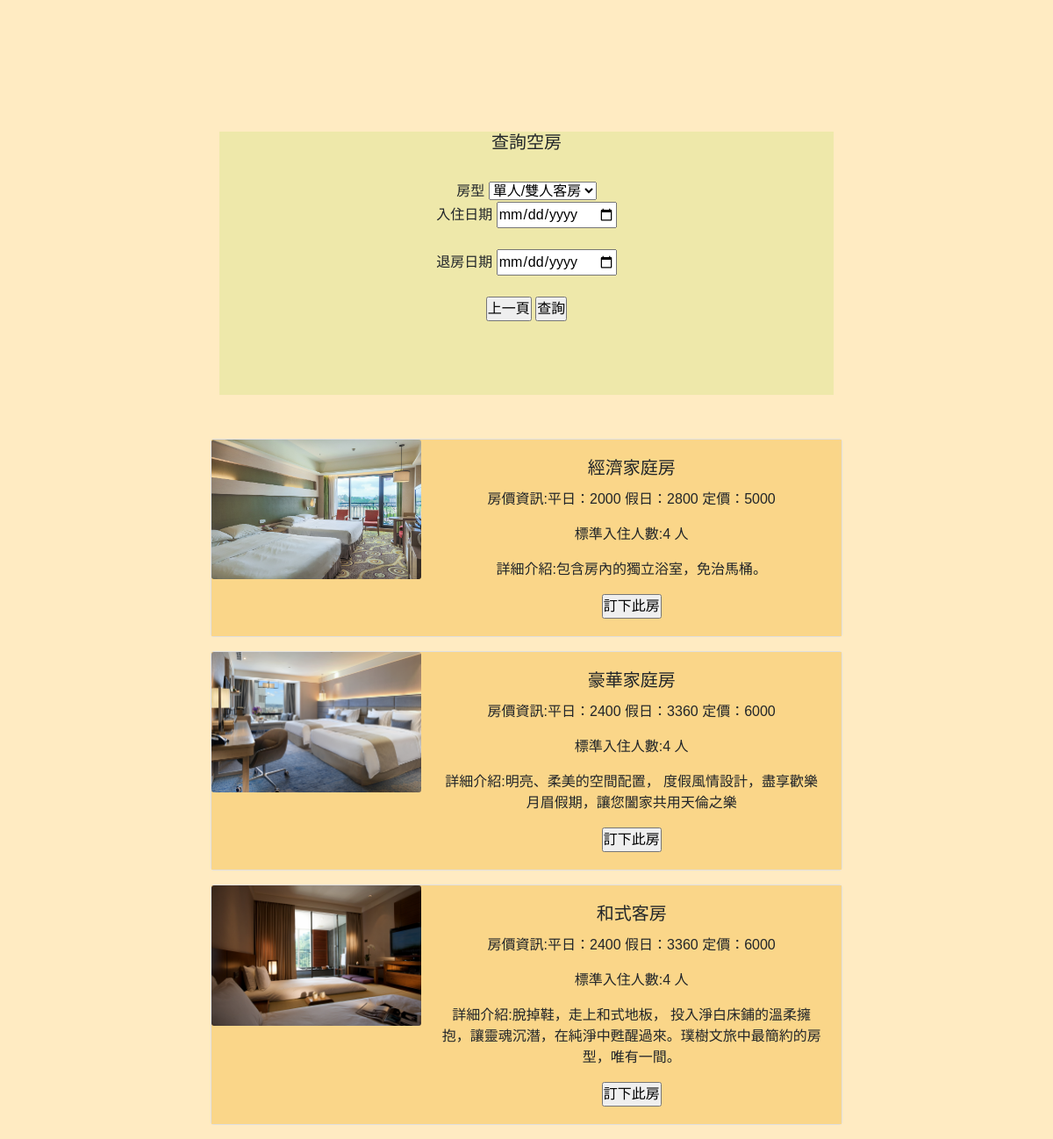
Screenshot of /tesin.php?selecttype=四人家庭客房 with the database file from the repository.
### tables this page shows
CREATE TABLE `roomdata` (
  `r_id` int(10) NOT NULL,
  `r_type` varchar(20) NOT NULL,
  `r_model` varchar(50) NOT NULL,
  `r_price` int(10) NOT NULL,
  `r_disc` varchar(50) NOT NULL
);

### tesin.php (the view, shortened to what this page needs)
<?php
require("connMysql.php");
function showroom($roomimg,$roomname,$price,$people,$info){
    $hprice=$price*1.4;
    $fprice=$price*2.5;
  echo "<div class='card mb-3' style='margin-left: 20% ;margin-right:20%;'>".
          "<div class='row no-gutters' style='background-color:#FAD689;'>".
            "<div class='col-md-4' >
              <img src='$roomimg' class='card-img'>
            </div>".
            "<div class='col-md-8'>".
            "<div class='card-body'>".
            "<h5 class='card-title'>"."$roomname"."</h5>".
            "<p class='card-text'>房價資訊:平日：$price 假日：$hprice 定價：$fprice</p>".
            "<p class='card-text'>標準入住人數:$people 人</p>".
            "<p class='card-text'>詳細介紹:$info
              </p>".
            '<input type="button" value="訂下此房" id="btn"
            onclick=location.href="post.php?ind=$ind&tato=$tato&outda=$outda&selectmodel='.$roomname.'">'.
            "</div>
            </div>
          </div>
        </div>";}
?>
<!DOCTYPE html PUBLIC "-//W3C//DTD XHTML 1.0 Transitional//EN" "http://www.w3.org/TR/xhtml1/DTD/xhtml1-transitional.dtd">
<html xmlns="http://www.w3.org/1999/xhtml">
<head>
    <link href="\font-awesome-4.7.0/css/font-awesome.min.css" rel="stylesheet" />
    <link href="\css/bootstrap.min.css" rel="stylesheet" />
    <link rel="stylesheet" href="https://stackpath.bootstrapcdn.com/bootstrap/4.4.1/css/bootstrap.min.css">
    <link href="\css/ican.css" rel="stylesheet" />
</head>
<body>
<div class="dai">
         <form name="room" id="room" action="" method="GET" onsubmit="return chk();">
                <div style="text-align: center;"><h5>查詢空房</h5></div><br>
                <div>
                  房型
                  <select name="selecttype" id="selecttype" >
                    <?php
                      $selectroomtype=("SELECT DISTINCT `r_type` FROM `roomdata`");
                      $roomtypelist=$db_link->query($selectroomtype);
                      for($i=0;$i<$roomtypelist->num_rows;$i++){
                      $rst=$roomtypelist->fetch_assoc();
                      echo "<option value=".$rst['r_type'].">".$rst['r_type']."</option>";
                      }
                    ?>
                </select>
                </div>
                <div style="text-align: center;">入住日期 <input type="date" id="ind" name="ind"></div><br>
                <div style="text-align: center;">退房日期 <input type="date" id="outda" name="outda"></div><br>
                <div style="text-align: center;">
                <input type="button" value="上一頁" onclick="history.back()">
                <input type="submit" value="查詢" onclick="return CheckFunc();">
                </div>
        </form>
        </div>
        <div>
                 <?php
                  if( isset($_GET["selecttype"]) ){
                      $s= $_GET['selecttype'];
                      $in=$_GET['ind'];
                      $out=$_GET['outda'];
                      $searchroom="SELECT `r_model` FROM `roomdata` WHERE `r_id`
                       NOT IN (SELECT `r_id` FROM `orderdata`
                       WHERE (`o_citime` >= '$in' AND `o_citime` <= '$out') or
                             (`o_cotime` >= '$in' AND `o_cotime` <= '$out')) AND
                              `r_type`='$s'";
                      $roommodellist = $db_link->query($searchroom);
                    for($i=0;$i<$roommodellist->num_rows;$i++){
                      $rsm=$roommodellist->fetch_assoc();
                     if ($rsm['r_model']=="商務套房"){
                         showroom('images/room/business.jpg','商務套房','6000','4','平均16坪/ 53平方公尺/ 569平方英尺
                         獨立臥房內附有1張210厘米 x 200厘米雙人床或2張105厘米 x 200厘米單人床
                         獨立客廳內配有舒適沙發和坐墊
                         寬敞的乾濕分離浴室及歐舒丹沐浴用品
                         至多限加1床');
                    }
                    elseif ($rsm['r_model']=="總統套房") {
                         showroom('images/room/president.jpg','總統套房','7000','4','最奢華的客房，非凡的空間設計搭配高級訂製傢俱，
                         提供房客總統級的下榻禮遇以及頂級舒適的至高享受。 挑高五公尺的寬敞客廳與兩層樓高的全景落地窗，能將城市美景盡收眼底。');
                     }
                    elseif ($rsm['r_model']=="和式客房") {
                         showroom('images/room/jp-style.jpg','和式客房','2400','4','脫掉鞋，走上和式地板，
                         投入淨白床鋪的溫柔擁抱，讓靈魂沉潛，在純淨中甦醒過來。璞樹文旅中最簡約的房型，唯有一間。');
                      }
                    elseif ($rsm['r_model']=="豪華家庭房") {
                         showroom('images/room/luxury-family.jpg','豪華家庭房','2400','4','明亮、柔美的空間配置，
                         度假風情設計，盡享歡樂月眉假期，讓您闔家共用天倫之樂');
                      }
                    elseif ($rsm['r_model']=="經濟家庭房") {
                      showroom('images/room/parity-family.jpg','經濟家庭房','2000','4','包含房內的獨立浴室，免治馬桶。');
                      }
                    elseif ($rsm['r_model']=="海洋世界主題套房") {
                      showroom('images/room/Ocean.jpg','海洋世界主題套房','1500','1~2','房內風格採大海裡深層遨遊的感覺有在房間內彷彿置身海中的感覺');
                      }
                    elseif ($rsm['r_model']=="迪士尼主題套房") {
                      showroom('images/room/disney.jpg','迪士尼主題套房','1500','1~2','迪士尼電影繽紛多彩的世界將躍出銀幕成為客房的設計主題，為遊客的度假時刻揮灑無盡驚喜。');
                      }
                    elseif ($rsm['r_model']=="漫威主題套房") {
                      showroom('images/room/marvel.jpg','漫威主題套房','1500','1~2','以紐約風格打造，並利用多種藝術創作展現每一位漫威英雄的特色。');
                      }
                    }
                  }
                 ?>
</div>
</body>
</html>

### css/ican.css (style rules this page uses)
* { padding: 0; font-family: 'Noto Sans TC', sans-serif; list-style: none; }
body { background-color: #FFEBC2; transition: transform .5 ease; }
@media screen and (max-width: 1200px) { body { overflow-x: hidden; } }

### tesin.php (style rules this page uses)
body { text-align: center; }
.dai { width: 700px;height: 300px;background-color: palegoldenrod; margin:0px auto; margin-top:150px; margin-bottom:50px; }

### rows the page displays
roomdata: r_model "經濟家庭房"
roomdata: r_model "豪華家庭房"
roomdata: r_model "和式客房"

### other values shown
$price "2000"
$hprice "2800"
$fprice "5000"
$info "包含房內的獨立浴室，免治馬桶。"
$price "2400"
$hprice "3360"
$fprice "6000"
$info "明亮、柔美的空間配置， 度假風情設計，盡享歡樂月眉假期，讓您闔家共用天倫之樂"
$info "脫掉鞋，走上和式地板， 投入淨白床鋪的溫柔擁抱，讓靈魂沉潛，在純淨中甦醒過來。璞樹文旅中最簡約的房型，唯有一間。"
form field selecttype "單人/雙人客房"
